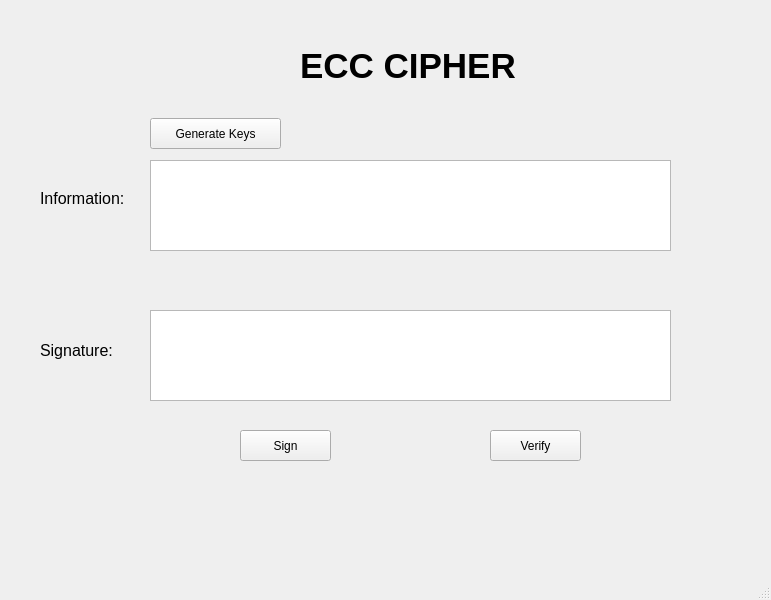
<?xml version="1.0" encoding="UTF-8"?>
<ui version="4.0">
 <class>MainWindow</class>
 <widget class="QMainWindow" name="MainWindow">
  <property name="geometry">
   <rect>
    <x>0</x>
    <y>0</y>
    <width>771</width>
    <height>600</height>
   </rect>
  </property>
  <property name="windowTitle">
   <string>MainWindow</string>
  </property>
  <widget class="QWidget" name="centralwidget">
   <widget class="QLabel" name="label">
    <property name="geometry">
     <rect>
      <x>300</x>
      <y>10</y>
      <width>241</width>
      <height>111</height>
     </rect>
    </property>
    <property name="font">
     <font>
      <pointsize>26</pointsize>
      <weight>75</weight>
      <bold>true</bold>
     </font>
    </property>
    <property name="text">
     <string>ECC CIPHER</string>
    </property>
   </widget>
   <widget class="QLabel" name="label_2">
    <property name="geometry">
     <rect>
      <x>40</x>
      <y>190</y>
      <width>91</width>
      <height>16</height>
     </rect>
    </property>
    <property name="font">
     <font>
      <pointsize>12</pointsize>
     </font>
    </property>
    <property name="text">
     <string>Information:</string>
    </property>
   </widget>
   <widget class="QPlainTextEdit" name="txt_information">
    <property name="geometry">
     <rect>
      <x>150</x>
      <y>160</y>
      <width>521</width>
      <height>91</height>
     </rect>
    </property>
   </widget>
   <widget class="QLabel" name="label_3">
    <property name="geometry">
     <rect>
      <x>40</x>
      <y>340</y>
      <width>91</width>
      <height>21</height>
     </rect>
    </property>
    <property name="font">
     <font>
      <pointsize>12</pointsize>
     </font>
    </property>
    <property name="text">
     <string>Signature:</string>
    </property>
   </widget>
   <widget class="QPlainTextEdit" name="txt_signature">
    <property name="geometry">
     <rect>
      <x>150</x>
      <y>310</y>
      <width>521</width>
      <height>91</height>
     </rect>
    </property>
   </widget>
   <widget class="QToolButton" name="btn_GenerateKeys">
    <property name="geometry">
     <rect>
      <x>150</x>
      <y>118</y>
      <width>131</width>
      <height>31</height>
     </rect>
    </property>
    <property name="text">
     <string>Generate Keys</string>
    </property>
   </widget>
   <widget class="QToolButton" name="btn_Sign">
    <property name="geometry">
     <rect>
      <x>240</x>
      <y>430</y>
      <width>91</width>
      <height>31</height>
     </rect>
    </property>
    <property name="text">
     <string>Sign</string>
    </property>
   </widget>
   <widget class="QToolButton" name="btn_verify">
    <property name="geometry">
     <rect>
      <x>490</x>
      <y>430</y>
      <width>91</width>
      <height>31</height>
     </rect>
    </property>
    <property name="text">
     <string>Verify</string>
    </property>
   </widget>
  </widget>
  <widget class="QMenuBar" name="menubar">
   <property name="geometry">
    <rect>
     <x>0</x>
     <y>0</y>
     <width>771</width>
     <height>21</height>
    </rect>
   </property>
  </widget>
  <widget class="QStatusBar" name="statusbar"/>
 </widget>
 <resources/>
 <connections/>
</ui>
